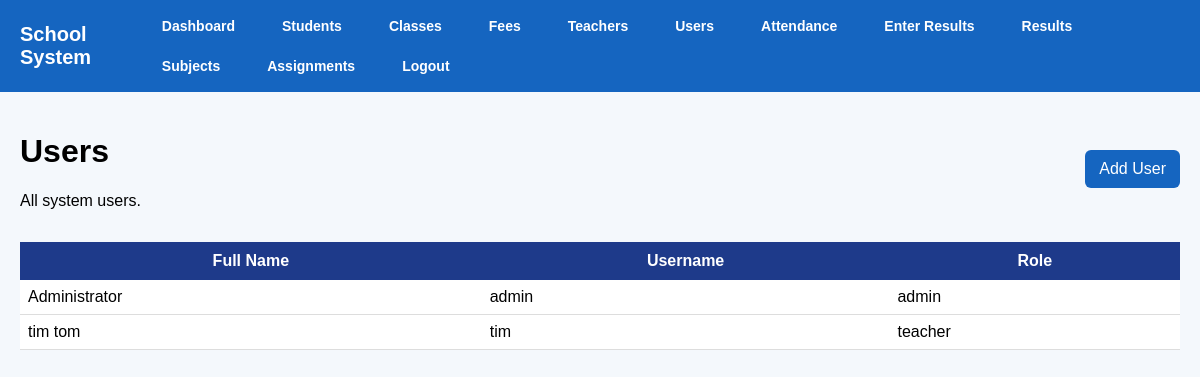
The page /users (signed in) on the database as committed earlier.
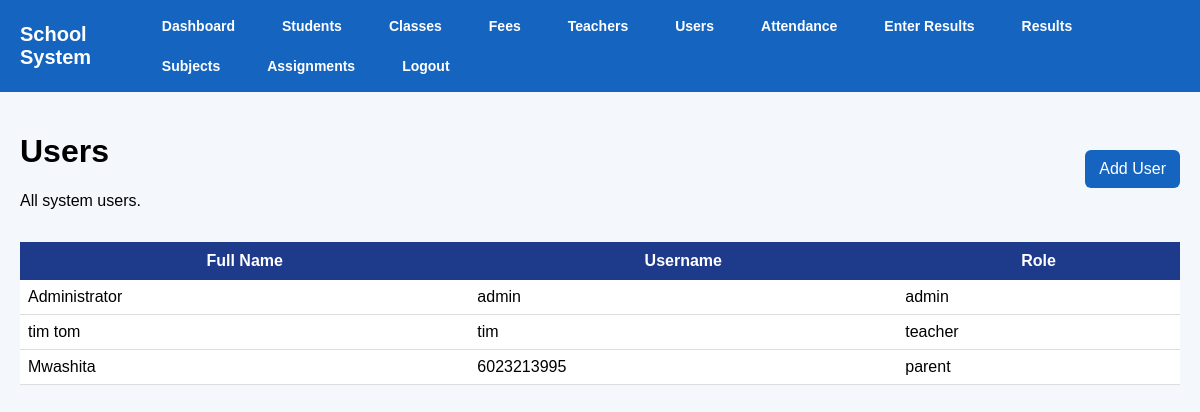
The same page on the database as committed later.
### tables this page shows
CREATE TABLE users (
            id INTEGER PRIMARY KEY AUTOINCREMENT,
            full_name TEXT NOT NULL,
            username TEXT NOT NULL UNIQUE,
            password TEXT NOT NULL,
            role TEXT NOT NULL
        );

### app.py (the view)
@app.route("/users")
@login_required
@roles_required("admin", "director")
def users():
    conn = get_db()
    users = conn.execute("SELECT * FROM users").fetchall()
    conn.close()
    return render_template("users.html", users=users)

### app.py (called while the page is built)
def get_db():
    conn = sqlite3.connect("school.db")
    conn.row_factory = sqlite3.Row
    return conn

def login_required(f):
    @wraps(f)
    def wrapper(*args, **kwargs):
        if "user_id" not in session:
            flash("Please log in first.", "warning")
            return redirect(url_for("login"))
        return f(*args, **kwargs)
    return wrapper

def roles_required(*allowed_roles):
    def decorator(f):
        @wraps(f)
        def wrapper(*args, **kwargs):
            if "user_id" not in session:
                flash("Please log in first.", "warning")
                return redirect(url_for("login"))
            if session.get("role") not in allowed_roles:
                flash("You are not allowed to access that page.", "danger")
                return redirect(url_for("dashboard"))
            return f(*args, **kwargs)
        return wrapper
    return decorator

### templates/users.html (shortened to what this page needs)
{% extends "base.html" %}
{% block content %}
<div style="display:flex; justify-content:space-between; align-items:center; margin-bottom:16px; gap:12px; flex-wrap:wrap;">
    <div>
        <h1 class="page-title">Users</h1>
        <p class="page-subtitle">All system users.</p>
    </div>
    <a href="{{ url_for('add_user') }}" class="btn">Add User</a>
</div>
<div class="card">
    <div class="table-wrapper">
        <table>
            <thead>
                <tr>
                    <th>Full Name</th>
                    <th>Username</th>
                    <th>Role</th>
                </tr>
            </thead>
            <tbody>
                {% for user in users %}
                <tr>
                    <td>{{ user.full_name }}</td>
                    <td>{{ user.username }}</td>
                    <td>{{ user.role }}</td>
                </tr>
                {% else %}
                <tr>
                    <td colspan="3">No users found.</td>
                </tr>
                {% endfor %}
            </tbody>
        </table>
    </div>
</div>
{% endblock %}

Rows that differ between the two databases and show on the page:
added users: full_name "Mwashita", username "6023213995", role "parent"
